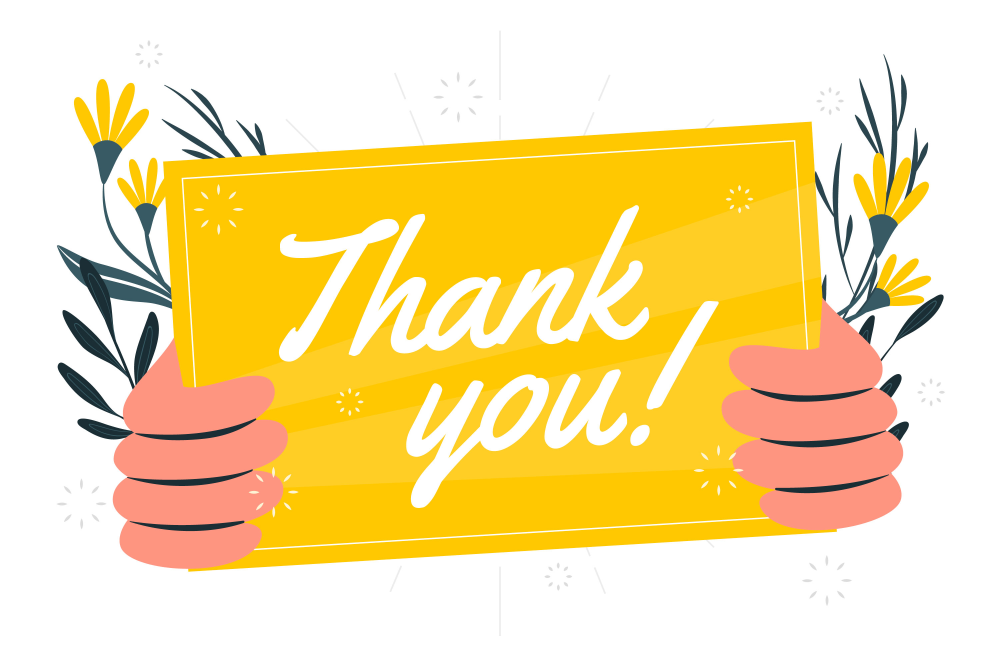
#> input picture thankyou.jpg, 3000 x 2000 px (shown at 1/3 size)
$ python main.py
#> lines starting #> are read from the running program, lines starting #| are printed output that depends on the picture
#   Project Image Resizer

import cv2

image = cv2.imread("thankyou.jpg",cv2.IMREAD_UNCHANGED)
#> image is the input picture: shape (2000, 3000, 3); mean B, G, R 163.1, 224.2, 248.4
cv2.imshow("titile",image)

scale_percent = 50

width = int(image.shape[1]*scale_percent / 100)
#> width = 1500
height = int(image.shape[0]*scale_percent / 100)
#> height = 1000

dsize =(width,height)
#> dsize = (1500, 1000)

output = cv2.resize(image,dsize)
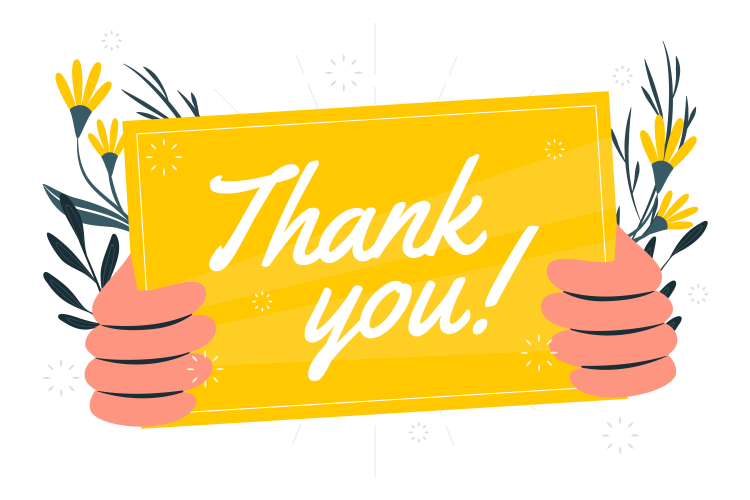
#> output: shape (1000, 1500, 3) (shown at 1/2 size); mean B, G, R 163.2, 224.3, 248.4
output_path = r'C:\Users\rgrat\Downloads\DCSP\Python\Image_Resizer\resize_thankyou.jpg'
cv2.imwrite(output_path,output)
cv2.waitKey(0)
